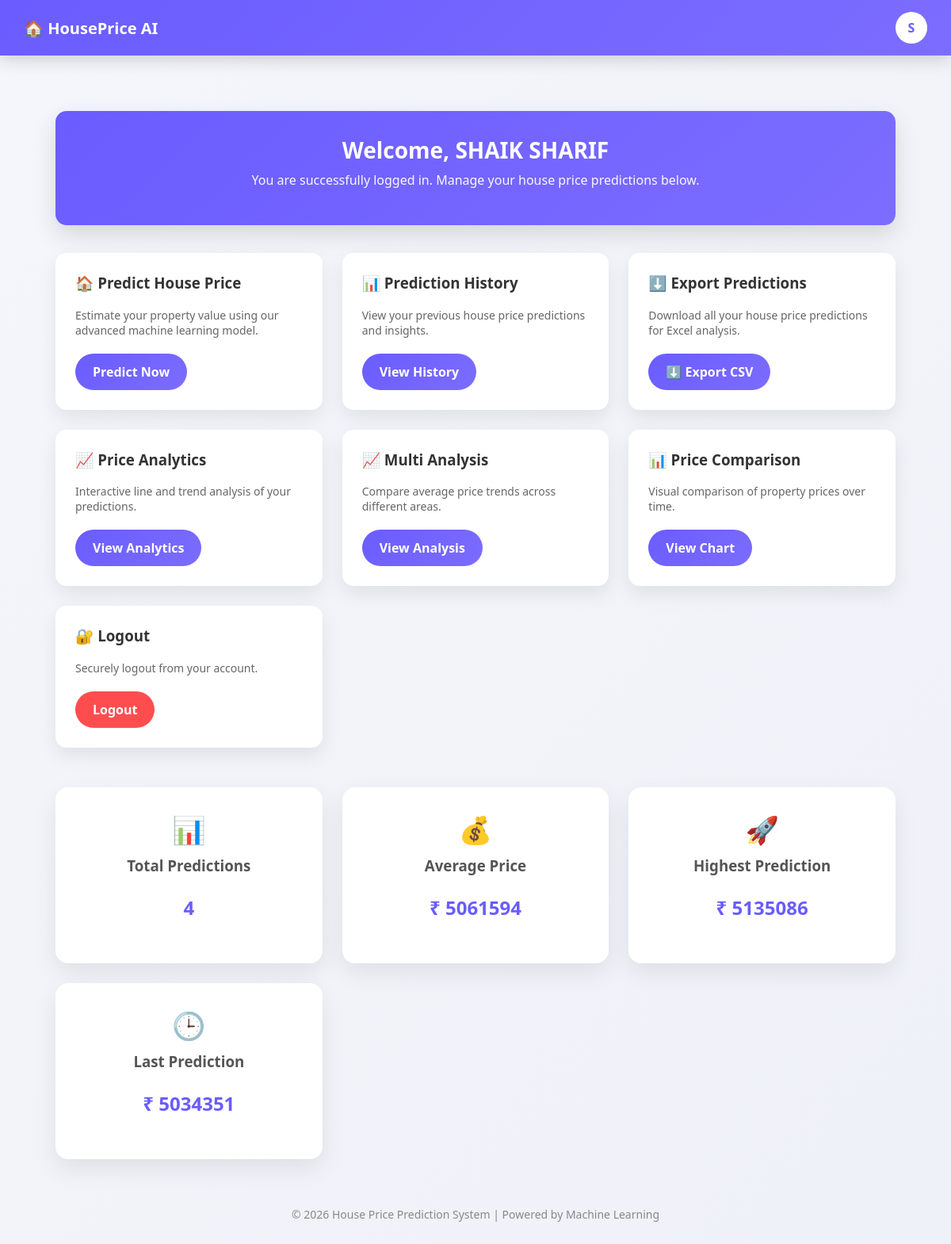
Page /user_dashboard (signed in) on the earlier database version.
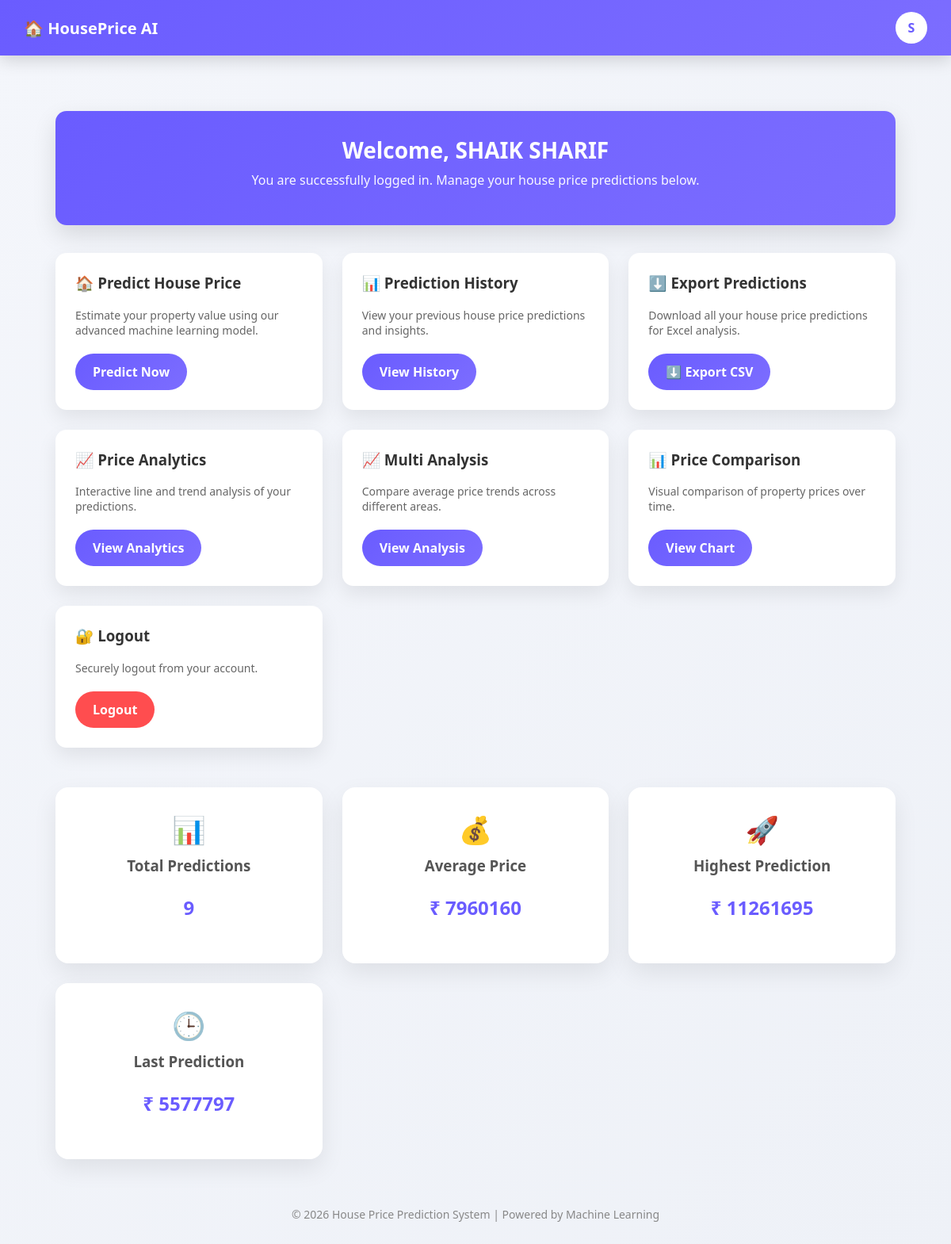
Same page on the later database version.
### tables this page shows
CREATE TABLE predictions (
            id INTEGER PRIMARY KEY AUTOINCREMENT,
            area INTEGER,
            bedrooms INTEGER,
            bathrooms INTEGER,
            city TEXT,
            model TEXT,
            price INTEGER,
            time TEXT,
            user_email TEXT
        );

### app.py (the view)
@app.route("/user_dashboard")
def user_dashboard():
    if not session.get("user"):
        return redirect("/login_user")
    conn = get_db()
    rows = conn.execute("""
        SELECT price, time
        FROM predictions
        WHERE user_email = ?
        ORDER BY time ASC
    """, (session.get("user_email"),)).fetchall()
    conn.close()
    total_predictions = len(rows)
    prices = [r["price"] for r in rows]
    avg_price = int(sum(prices) / total_predictions) if prices else 0
    highest_price = max(prices) if prices else 0
    last_price = prices[-1] if prices else 0
    return render_template(
        "user_dashboard.html",
        user=session["user"],
        total_predictions=total_predictions,
        avg_price=avg_price,
        highest_price=highest_price,
        last_price=last_price
    )

### app.py (called while the page is built)
@app.context_processor
def inject_user():
    return {
        "is_admin": session.get("admin"),
        "is_user": session.get("user"),
        "user_name": session.get("user")
    }

### database.py (called while the page is built)
def get_db():
    conn = sqlite3.connect(DB_NAME)
    conn.row_factory = sqlite3.Row
    return conn

### templates/user_dashboard.html (shortened to what this page needs)
<!DOCTYPE html>
<html lang="en">
<head>
    <link rel="stylesheet" href="{{ url_for('static', filename='style.css') }}">
</head>
<body>
<nav class="navbar">
    <div class="logo">
        🏠 HousePrice AI
    </div>
    <div class="nav-user">
        <div class="profile-icon">
    {{ user[0] | upper }}
</div>
    </div>
</nav>
<div class="dashboard-container" style="margin-top: 120px;">
    <div class="welcome-card">
        <h1>Welcome, {{ user }}</h1>
        <p>You are successfully logged in. Manage your house price predictions below.</p>
    </div>
    <div class="card-grid">
        <div class="action-card">
            <h3>🏠 Predict House Price</h3>
            <p>Estimate your property value using our advanced machine learning model.</p>
            <a href="/" class="btn btn-primary">Predict Now</a>
        </div>
        <div class="action-card">
            <h3>📊 Prediction History</h3>
            <p>View your previous house price predictions and insights.</p>
           <a href="/user/history" class="btn btn-primary">View History</a>
        </div>
     <div class="action-card">
    <h3>⬇️ Export Predictions</h3>
    <p>Download all your house price predictions for Excel analysis.</p>
    <a href="/user/download" class="btn btn-primary">⬇️ Export CSV</a>
</div>
<div class="action-card">
   <h3>📈 Price Analytics</h3>
<p>Interactive line and trend analysis of your predictions.</p>
<a href="/user/chart" class="btn btn-primary">View Analytics</a>
</div>
<div class="action-card">
    <h3>📈 Multi Analysis</h3>
    <p>Compare average price trends across different areas.</p>
    <a href="/user/multi" class="btn btn-primary">View Analysis</a>
</div>
<div class="action-card">
    <h3>📊 Price Comparison</h3>
    <p>Visual comparison of property prices over time.</p>
    <a href="/user/bar" class="btn btn-primary">View Chart</a>
</div>
<div class="action-card">
            <h3>🔐 Logout</h3>
            <p>Securely logout from your account.</p>
            <a href="/user/logout" class="btn btn-danger">Logout</a>
        </div>
    </div>
<div class="stats">
    <div class="stat-card">
        <span>📊</span>
        <h3>Total Predictions</h3>
        <p>{{ total_predictions }}</p>
    </div>
    <div class="stat-card">
        <span>💰</span>
        <h3>Average Price</h3>
        <p>₹ {{ avg_price }}</p>
    </div>
    <div class="stat-card">
        <span>🚀</span>
        <h3>Highest Prediction</h3>
        <p>₹ {{ highest_price }}</p>
    </div>
    <div class="stat-card">
        <span>🕒</span>
        <h3>Last Prediction</h3>
        <p>₹ {{ last_price }}</p>
    </div>
</div>
<footer>
        © 2026 House Price Prediction System | Powered by Machine Learning
    </footer>
</div>
</body>
</html>

### static/style.css (style rules this page uses)
.navbar { position: sticky; top: 0; z-index: 100; display: flex; justify-content: space-between; align-items: center; padding: 14px 30px; background: var(--card); box-shadow: 0 8px 25px rgba(0,0,0,0.15); }
:root { --primary: #667eea; --secondary: #764ba2; --bg: #f4f6fb; --card: #ffffff; --text: #333; }
* { box-sizing: border-box; }
body { margin: 0; font-family: "Segoe UI", Tahoma, sans-serif; background: var(--bg); color: var(--text); min-height: 100vh; transition: background 0.5s ease, color 0.5s ease; }
h1, h2 { text-align: center; }
.stats { display: grid; grid-template-columns: repeat(auto-fit, minmax(200px, 1fr)); gap: 20px; margin: 30px 0; }
.navbar { position: fixed; top: 0; left: 0; width: 100%; height: 70px; background: linear-gradient(135deg, #6a5cff, #7c6dff); display: flex; justify-content: space-between; align-items: center; padding: 0 40px; color: white; z-index: 999; box-shadow: 0 6px 20px rgba(0,0,0,0.15); }
.logo { font-size: 22px; font-weight: 700; }
.nav-user { position: relative; cursor: pointer; }
.stats { display: grid; grid-template-columns: repeat(auto-fit, minmax(260px, 1fr)); gap: 25px; margin: 40px 0; }
.stat-card { background: white; border-radius: 16px; padding: 25px; text-align: center; box-shadow: 0 10px 30px rgba(0,0,0,0.08); transition: transform 0.3s ease; }
.stat-card span { font-size: 36px; }
.stat-card h3 { margin: 15px 0 8px; color: #444; }
.stat-card p { font-size: 26px; font-weight: bold; color: #6a5cff; }

### templates/user_dashboard.html (style rules this page uses)
body { margin: 0; font-family: "Segoe UI", sans-serif; background: linear-gradient(135deg, #f4f6fb, #eef1f7); }
.dashboard-container { max-width: 1100px; margin: 40px auto; padding: 20px; }
.welcome-card { background: linear-gradient(135deg, #6a5cff, #7c6dff); color: #fff; padding: 30px; border-radius: 14px; box-shadow: 0 12px 30px rgba(0,0,0,0.12); text-align: center; }
.welcome-card h1 { margin: 0; font-size: 28px; text-align: center; }
.welcome-card p { margin-top: 8px; opacity: 0.95; }
.card-grid { display: grid; grid-template-columns: repeat(auto-fit, minmax(260px, 1fr)); gap: 25px; margin-top: 35px; }
.action-card { background: #ffffff; border-radius: 14px; padding: 25px; box-shadow: 0 10px 25px rgba(0,0,0,0.08); transition: transform 0.25s ease, box-shadow 0.25s ease; }
.action-card h3 { margin-top: 0; color: #333; }
.action-card p { color: #666; font-size: 14px; margin-bottom: 20px; }
.btn { display: inline-block; padding: 12px 22px; border-radius: 30px; text-decoration: none; font-weight: 600; transition: 0.25s; }
.btn-primary { background: linear-gradient(135deg, #6a5cff, #7c6dff); color: #fff; }
.btn-danger { background: #ff4d4f; color: #fff; }
footer { text-align: center; margin-top: 60px; color: #888; font-size: 14px; }
.navbar { position: fixed; top: 0; width: 100%; background: linear-gradient(135deg, #6a5cff, #7c6dff); color: #fff; padding: 14px 30px; display: flex; justify-content: space-between; align-items: center; z-index: 1000; }
.logo { font-size: 20px; font-weight: 700; }
.nav-user { position: relative; cursor: pointer; }
.profile-icon { width: 40px; height: 40px; background: #ffffff; color: #6a5cff; border-radius: 50%; display: flex; align-items: center; justify-content: center; font-weight: bold; font-size: 16px; cursor: pointer; }
.stats { display: grid; grid-template-columns: repeat(auto-fit, minmax(260px, 1fr)); gap: 25px; margin-top: 50px; }
.stat-card { background: #fff; border-radius: 16px; padding: 30px; text-align: center; box-shadow: 0 12px 30px rgba(0,0,0,0.08); }
.stat-card span { font-size: 34px; }
.stat-card h3 { margin: 10px 0 6px; color: #555; }
.stat-card p { font-size: 24px; font-weight: 700; color: #6a5cff; }
.stat-card { animation: fadeUp 0.8s ease forwards; }

Differences in the rows shown:
removed predictions: price "5135086"
removed predictions: price "5034351"
added predictions: price "11261695"
added predictions: price "5577797"
Other differences:
{{ total_predictions }}: "4" → "9"
{{ avg_price }}: "5061594" → "7960160"
